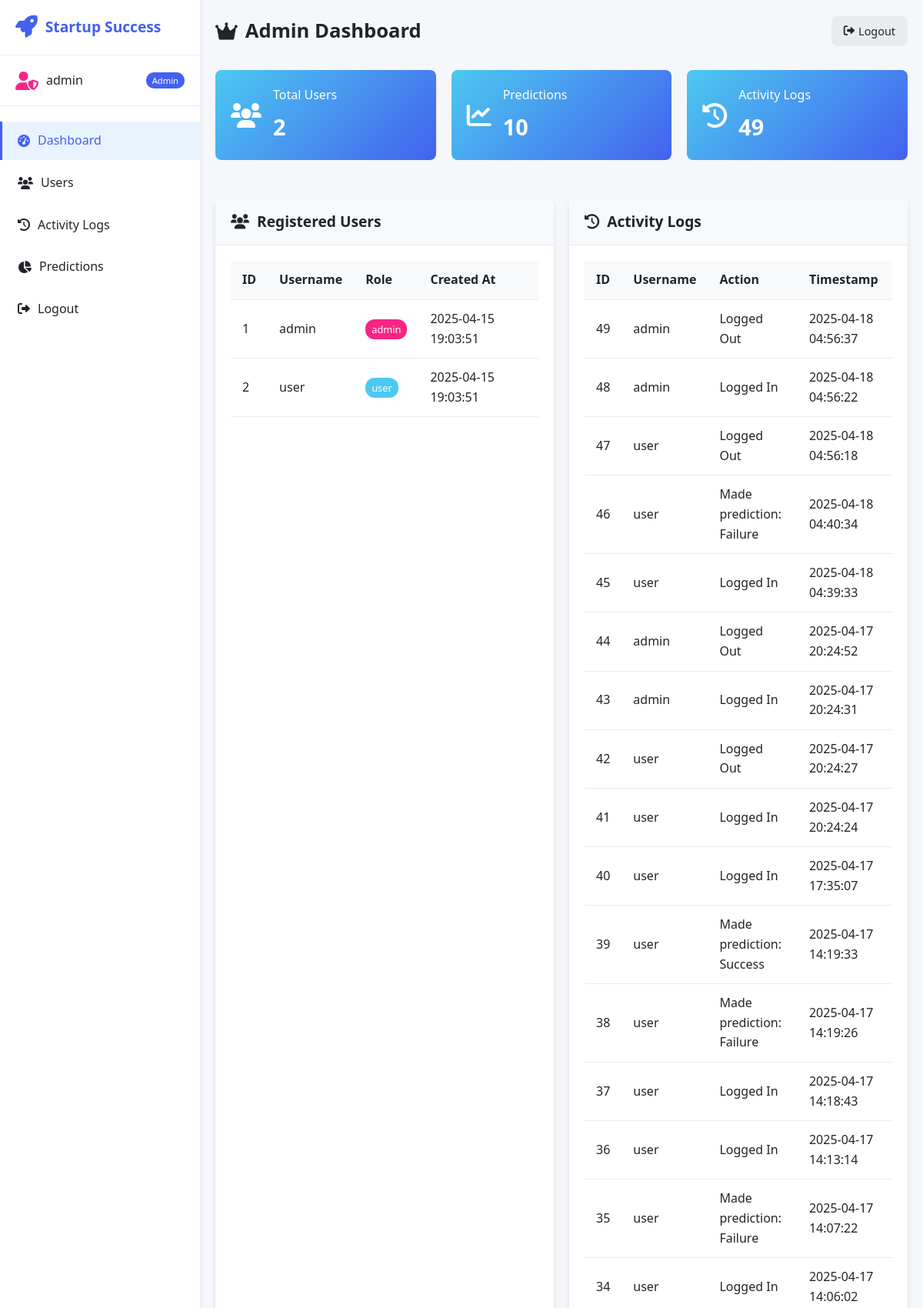
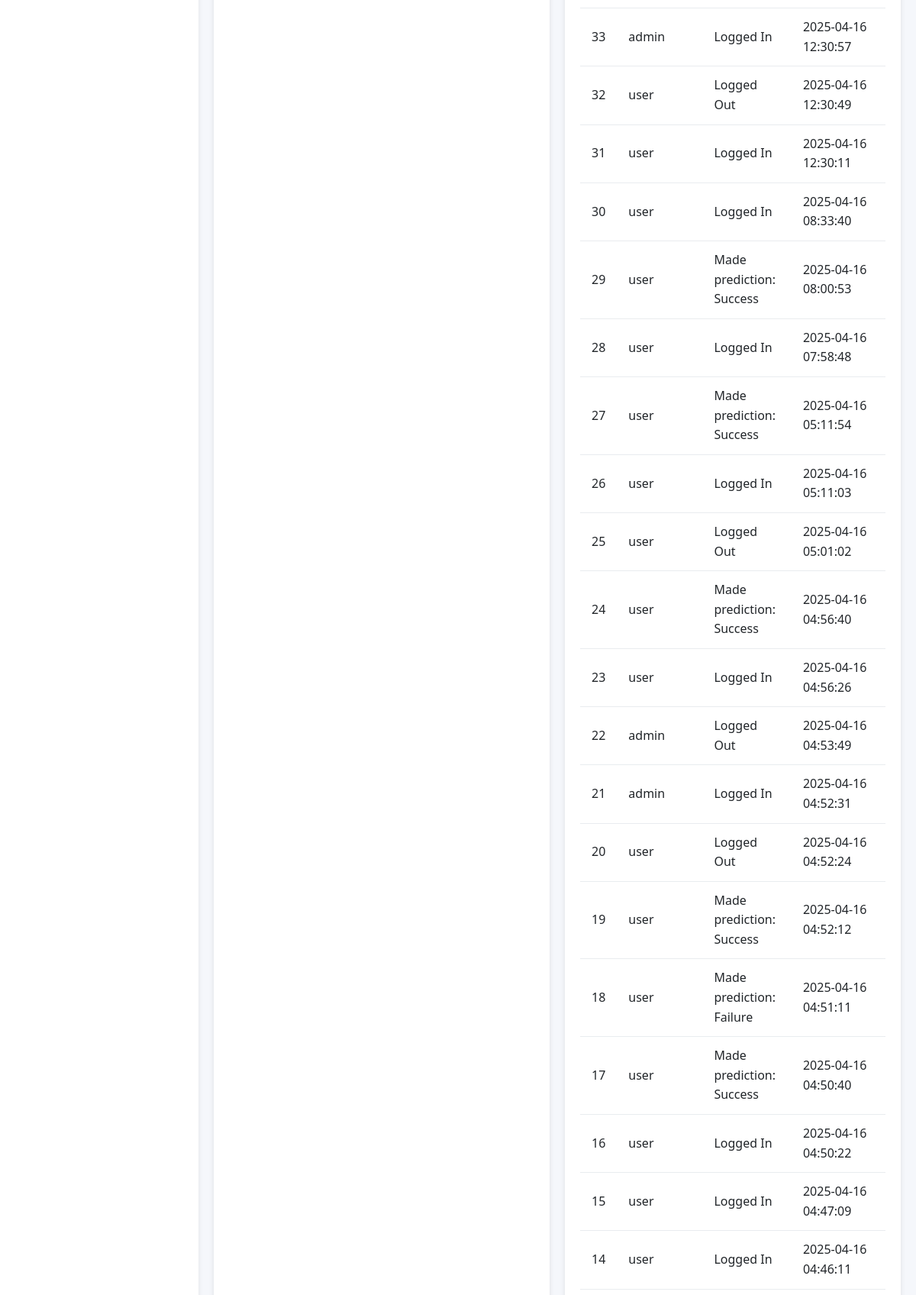
The page /admin (signed in, upper part) on the database its author committed (2 pictures, top to bottom).
### tables this page shows
CREATE TABLE users (
    id INTEGER PRIMARY KEY AUTOINCREMENT,
    username TEXT UNIQUE NOT NULL,
    password TEXT NOT NULL,
    role TEXT NOT NULL,
    created_at DATETIME DEFAULT CURRENT_TIMESTAMP
);

CREATE TABLE logs (
    id INTEGER PRIMARY KEY AUTOINCREMENT,
    username TEXT,
    action TEXT,
    timestamp DATETIME DEFAULT CURRENT_TIMESTAMP
);

### app.py (the view)
@app.route('/admin')
def admin():
    if not is_logged_in('admin'):
        flash("Access denied. Admin privileges required.", "error")
        return redirect(url_for('login'))
    with get_db_connection() as conn:
        logs = conn.execute("SELECT * FROM logs ORDER BY timestamp DESC LIMIT 100").fetchall()
        predictions = conn.execute(
            "SELECT * FROM predictions ORDER BY timestamp DESC LIMIT 100"
        ).fetchall()
        users = conn.execute("SELECT id, username, role, created_at FROM users").fetchall()
    return render_template(
        'admin.html',
        username=session['username'],
        logs=logs,
        predictions=predictions,
        users=users
    )

### app.py (called while the page is built)
def get_db_connection():
    conn = sqlite3.connect(DB_PATH)
    conn.row_factory = sqlite3.Row  # Return rows as dictionaries
    return conn

def is_logged_in(role=None):
    if 'username' not in session:
        return False
    if role and session.get('role') != role:
        return False
    return True

### templates/admin.html (shortened to what this page needs)
{% extends "layout.html" %}
{% block content %}
<div class="dashboard">
    <nav class="sidebar">
        <div class="sidebar-header">
            <i class="fas fa-rocket"></i>
            <h2>Startup Success</h2>
        </div>
        <div class="user-info admin">
            <i class="fas fa-user-shield user-avatar"></i>
            <span>{{ username }}</span>
            <span class="role-badge">Admin</span>
        </div>
        <ul class="sidebar-menu">
            <li class="active"><a href="#"><i class="fas fa-tachometer-alt"></i> Dashboard</a></li>
            <li><a href="#users-section"><i class="fas fa-users"></i> Users</a></li>
            <li><a href="#logs-section"><i class="fas fa-history"></i> Activity Logs</a></li>
            <li><a href="#predictions-section"><i class="fas fa-chart-pie"></i> Predictions</a></li>
            <li><a href="/logout"><i class="fas fa-sign-out-alt"></i> Logout</a></li>
        </ul>
    </nav>
    <main class="content">
        <header class="content-header">
            <h1><i class="fas fa-crown"></i> Admin Dashboard</h1>
            <div class="user-controls">
                <a href="/logout" class="btn-secondary">
                    <i class="fas fa-sign-out-alt"></i> Logout
                </a>
            </div>
        </header>
        <div class="content-body">
            <div class="admin-stats">
                <div class="stat-card">
                    <div class="stat-icon">
                        <i class="fas fa-users"></i>
                    </div>
                    <div class="stat-data">
                        <h3>Total Users</h3>
                        <p>{{ users|length }}</p>
                    </div>
                </div>
                <div class="stat-card">
                    <div class="stat-icon">
                        <i class="fas fa-chart-line"></i>
                    </div>
                    <div class="stat-data">
                        <h3>Predictions</h3>
                        <p>{{ predictions|length }}</p>
                    </div>
                </div>
                <div class="stat-card">
                    <div class="stat-icon">
                        <i class="fas fa-history"></i>
                    </div>
                    <div class="stat-data">
                        <h3>Activity Logs</h3>
                        <p>{{ logs|length }}</p>
                    </div>
                </div>
            </div>
            <div class="card" id="users-section">
                <div class="card-header">
                    <h2><i class="fas fa-users"></i> Registered Users</h2>
                </div>
                <div class="card-body">
                    <div class="table-container">
                        <table class="data-table">
                            <thead>
                                <tr>
                                    <th>ID</th>
                                    <th>Username</th>
                                    <th>Role</th>
                                    <th>Created At</th>
                                </tr>
                            </thead>
                            <tbody>
                                {% for user in users %}
                                <tr>
                                    <td>{{ user['id'] }}</td>
                                    <td>{{ user['username'] }}</td>
                                    <td>
                                        <span class="badge {% if user['role'] == 'admin' %}badge-admin{% else %}badge-user{% endif %}">
                                            {{ user['role'] }}
                                        </span>
                                    </td>
                                    <td>{{ user['created_at'] }}</td>
                                </tr>
                                {% endfor %}
                            </tbody>
                        </table>
                    </div>
                </div>
            </div>
            <div class="card" id="logs-section">
                <div class="card-header">
                    <h2><i class="fas fa-history"></i> Activity Logs</h2>
                </div>
                <div class="card-body">
                    <div class="table-container">
                        <table class="data-table">
                            <thead>
                                <tr>
                                    <th>ID</th>
                                    <th>Username</th>
                                    <th>Action</th>
                                    <th>Timestamp</th>
                                </tr>
                            </thead>
                            <tbody>
                                {% for log in logs %}
                                <tr>
                                    <td>{{ log['id'] }}</td>
                                    <td>{{ log['username'] }}</td>
                                    <td>{{ log['action'] }}</td>
                                    <td>{{ log['timestamp'] }}</td>
                                </tr>
                                {% endfor %}
                            </tbody>
                        </table>
                    </div>
                </div>
            </div>
        </div>
    </main>
</div>
{% endblock %}

### templates/layout.html (shortened to what this page needs)
<!DOCTYPE html>
<html lang="en">
<head>
    <link rel="stylesheet" href="https://cdnjs.cloudflare.com/ajax/libs/font-awesome/6.0.0/css/all.min.css">
    <link rel="stylesheet" href="{{ url_for('static', filename='style.css') }}">
</head>
<body>
    <div class="app-container">
        {% block content %}{% endblock %}
    </div>
</body>
</html>

### static/style.css (style rules this page uses)
:root { --primary-color: #4361ee; --secondary-color: #3f37c9; --success-color: #4cc9f0; --warning-color: #f72585; --dark-color: #212529; --light-color: #f8f9fa; --gray-color: #6c757d; --border-radius: 8px; --box-shadow: 0 4px 6px rgba(0, 0, 0, 0.1); --transition: all 0.3s ease; }
* { margin: 0; padding: 0; box-sizing: border-box; font-family: 'Segoe UI', Tahoma, Geneva, Verdana, sans-serif; }
body { background-color: #f5f7fb; color: var(--dark-color); line-height: 1.6; }
.app-container { min-height: calc(100vh - 50px); }
.btn-secondary { background-color: #e9ecef; color: var(--dark-color); border: none; padding: 8px 16px; border-radius: var(--border-radius); font-size: 0.9rem; cursor: pointer; transition: var(--transition); display: flex; align-items: center; gap: 5px; text-decoration: none; }
.dashboard { display: flex; min-height: 100vh; }
.sidebar { width: 260px; background-color: #fff; box-shadow: 2px 0 5px rgba(0, 0, 0, 0.05); padding: 20px 0; display: flex; flex-direction: column; z-index: 10; }
.sidebar-header { display: flex; align-items: center; padding: 0 20px 20px; border-bottom: 1px solid #e9ecef; gap: 10px; }
.sidebar-header i { font-size: 1.8rem; color: var(--primary-color); }
.sidebar-header h2 { font-size: 1.2rem; color: var(--primary-color); font-weight: 600; }
.user-info { display: flex; align-items: center; padding: 20px; gap: 10px; border-bottom: 1px solid #e9ecef; }
.user-avatar { font-size: 1.5rem; color: var(--primary-color); }
.role-badge { background-color: var(--primary-color); color: white; padding: 2px 8px; border-radius: 10px; font-size: 0.7rem; margin-left: auto; }
.user-info.admin .user-avatar { color: var(--warning-color); }
.sidebar-menu { list-style: none; margin-top: 20px; }
.sidebar-menu li { margin-bottom: 5px; }
.sidebar-menu li a { display: flex; align-items: center; gap: 10px; padding: 12px 20px; color: var(--dark-color); text-decoration: none; transition: var(--transition); border-left: 3px solid transparent; }
.sidebar-menu li.active a { background-color: #e9f2ff; color: var(--primary-color); border-left: 3px solid var(--primary-color); }
.content { flex: 1; padding: 20px; }
.content-header { display: flex; justify-content: space-between; align-items: center; margin-bottom: 30px; }
.content-header h1 { display: flex; align-items: center; gap: 10px; font-size: 1.6rem; color: var(--dark-color); }
.user-controls { display: flex; gap: 10px; }
.content-body { display: grid; grid-template-columns: repeat(auto-fill, minmax(350px, 1fr)); gap: 20px; }
.card { background-color: #fff; border-radius: var(--border-radius); box-shadow: var(--box-shadow); overflow: hidden; }
.card-header { padding: 15px 20px; border-bottom: 1px solid #e9ecef; background-color: #f8f9fa; }
.card-header h2 { font-size: 1.2rem; display: flex; align-items: center; gap: 10px; color: var(--dark-color); }
.card-body { padding: 20px; }
.admin-stats { display: grid; grid-template-columns: repeat(auto-fill, minmax(250px, 1fr)); gap: 20px; margin-bottom: 30px; grid-column: 1 / -1; }
.stat-card { background: linear-gradient(135deg, #4cc9f0, #4361ee); padding: 20px; border-radius: var(--border-radius); display: flex; align-items: center; gap: 15px; color: white; }
.stat-icon { font-size: 2rem; }
.stat-data h3 { font-weight: 500; font-size: 1rem; margin-bottom: 5px; }
.stat-data p { font-size: 1.8rem; font-weight: 600; }
.table-container { overflow-x: auto; }
.data-table { width: 100%; border-collapse: collapse; }
.data-table th, .data-table td { padding: 12px 15px; text-align: left; border-bottom: 1px solid #e9ecef; }
.data-table th { background-color: #f8f9fa; font-weight: 600; color: var(--dark-color); }
.badge { padding: 4px 8px; border-radius: 12px; font-size: 0.8rem; font-weight: 500; }
.badge-admin { background-color: var(--warning-color); color: white; }
.badge-user { background-color: var(--success-color); color: white; }

### rows shown on the page
users: id "1", username "admin", role "admin", created_at "2025-04-15 19:03:51"
users: id "2", username "user", role "user", created_at "2025-04-15 19:03:51"
logs: id "49", username "admin", action "Logged Out", timestamp "2025-04-18 04:56:37"
logs: id "48", username "admin", action "Logged In", timestamp "2025-04-18 04:56:22"
logs: id "47", username "user", action "Logged Out", timestamp "2025-04-18 04:56:18"
logs: id "46", username "user", action "Made prediction: Failure", timestamp "2025-04-18 04:40:34"
logs: id "45", username "user", action "Logged In", timestamp "2025-04-18 04:39:33"
logs: id "44", username "admin", action "Logged Out", timestamp "2025-04-17 20:24:52"
logs: id "43", username "admin", action "Logged In", timestamp "2025-04-17 20:24:31"
logs: id "42", username "user", action "Logged Out", timestamp "2025-04-17 20:24:27"
logs: id "41", username "user", action "Logged In", timestamp "2025-04-17 20:24:24"
logs: id "40", username "user", action "Logged In", timestamp "2025-04-17 17:35:07"
logs: id "39", username "user", action "Made prediction: Success", timestamp "2025-04-17 14:19:33"
logs: id "38", username "user", action "Made prediction: Failure", timestamp "2025-04-17 14:19:26"
logs: id "37", username "user", action "Logged In", timestamp "2025-04-17 14:18:43"
logs: id "36", username "user", action "Logged In", timestamp "2025-04-17 14:13:14"
logs: id "35", username "user", action "Made prediction: Failure", timestamp "2025-04-17 14:07:22"
logs: id "34", username "user", action "Logged In", timestamp "2025-04-17 14:06:02"
logs: id "33", username "admin", action "Logged In", timestamp "2025-04-16 12:30:57"
logs: id "32", username "user", action "Logged Out", timestamp "2025-04-16 12:30:49"
logs: id "31", username "user", action "Logged In", timestamp "2025-04-16 12:30:11"
logs: id "30", username "user", action "Logged In", timestamp "2025-04-16 08:33:40"
logs: id "29", username "user", action "Made prediction: Success", timestamp "2025-04-16 08:00:53"
logs: id "28", username "user", action "Logged In", timestamp "2025-04-16 07:58:48"
logs: id "27", username "user", action "Made prediction: Success", timestamp "2025-04-16 05:11:54"
logs: id "26", username "user", action "Logged In", timestamp "2025-04-16 05:11:03"
logs: id "25", username "user", action "Logged Out", timestamp "2025-04-16 05:01:02"
logs: id "24", username "user", action "Made prediction: Success", timestamp "2025-04-16 04:56:40"
logs: id "23", username "user", action "Logged In", timestamp "2025-04-16 04:56:26"
logs: id "22", username "admin", action "Logged Out", timestamp "2025-04-16 04:53:49"
logs: id "21", username "admin", action "Logged In", timestamp "2025-04-16 04:52:31"
logs: id "20", username "user", action "Logged Out", timestamp "2025-04-16 04:52:24"
logs: id "19", username "user", action "Made prediction: Success", timestamp "2025-04-16 04:52:12"
logs: id "18", username "user", action "Made prediction: Failure", timestamp "2025-04-16 04:51:11"
logs: id "17", username "user", action "Made prediction: Success", timestamp "2025-04-16 04:50:40"
logs: id "16", username "user", action "Logged In", timestamp "2025-04-16 04:50:22"
logs: id "15", username "user", action "Logged In", timestamp "2025-04-16 04:47:09"
logs: id "14", username "user", action "Logged In", timestamp "2025-04-16 04:46:11"

### other values the page prints
{{ username }} "admin"
{{ users|length }} "2"
{{ predictions|length }} "10"
{{ logs|length }} "49"
